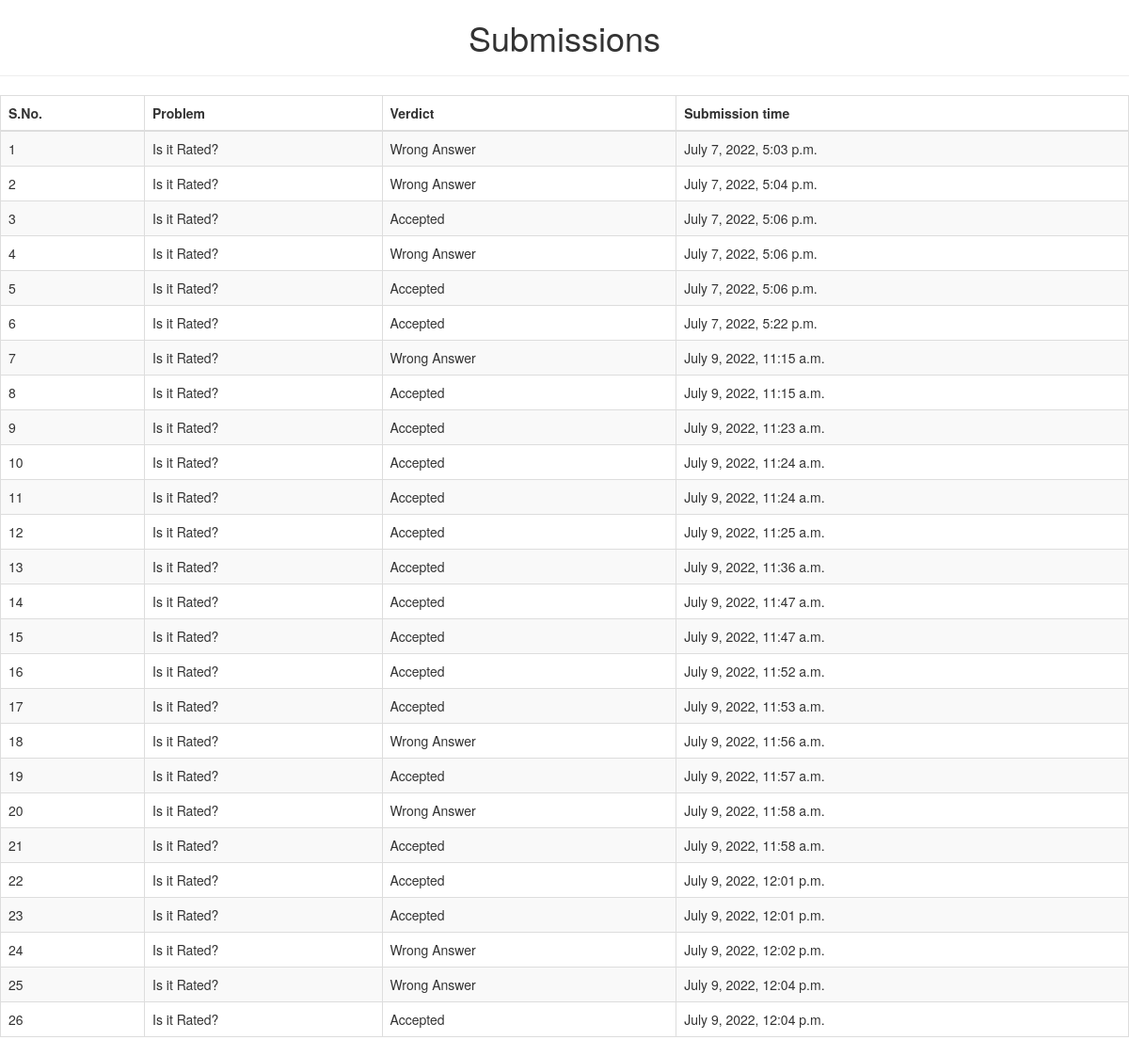
The app's page /oj/submissions, older data.
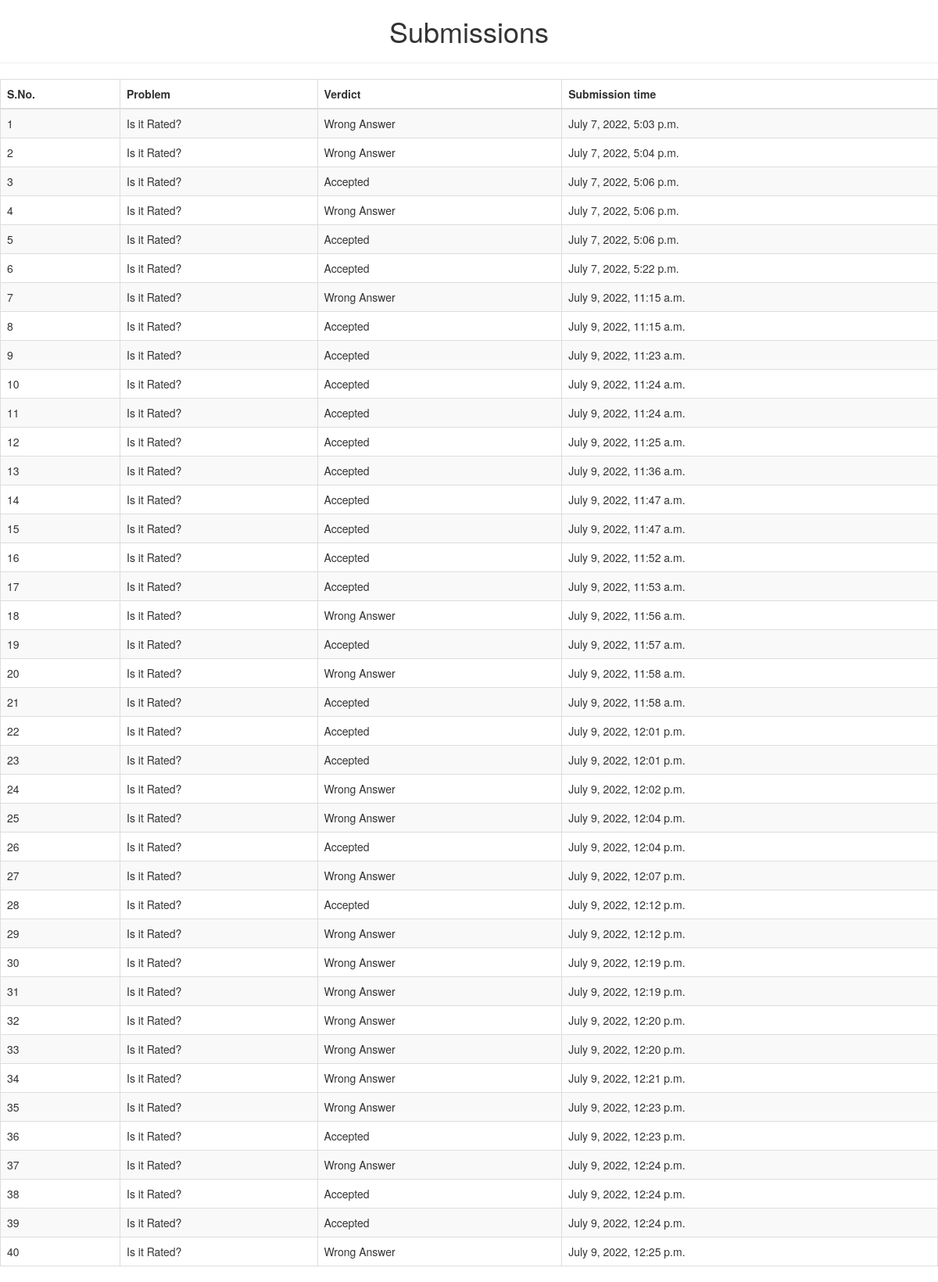
The same page, newer data.
### oj/models.py (models this page shows, shortened)
class Solutions(models.Model):
    problem = models.ForeignKey(Problems, on_delete=models.CASCADE)
    verdict = models.CharField(max_length=10)
    submitted_at = models.DateTimeField('attempt date')
    submitted_code = models.CharField(max_length=255)

class Problems(models.Model):
    statement = models.CharField(max_length=255)
    name = models.CharField(max_length=100)
    code = models.CharField(max_length=50)
    def __str__(self) -> str:
        return self.name

### oj/views.py (the view)
# urls.py: path('submissions', views.submissions, name="submissions"),
def submissions(request):
    submission = Solutions.objects.all()
    context = {'submission': submission}
    return render(request, 'oj/submissions.html', context)

### oj/templates/oj/submissions.html (shortened to what this page needs)
<!DOCTYPE html>
<html lang="en">
<head>
  <link rel="stylesheet" href="https://maxcdn.bootstrapcdn.com/bootstrap/3.4.1/css/bootstrap.min.css">
</head>
<body>
    <h1 align="center"> Submissions </h1>
    <hr></hr>
    {% if submission %}
        <table class="table table-striped table-bordered">
            <thead>
            <tr>
                <th scope="col">S.No.</th>
                <th scope="col">Problem</th>
                <th scope="col">Verdict</th>
                <th scope="col">Submission time</th>
            </tr>
            </thead>
            <tbody>
                {% for item in submission %}
                    <tr>
                        <td>{{forloop.counter}}</td>
                        <td>{{ item.problem }}</td>
                        <td>{{ item.verdict }}</td>
                        <td>{{ item.submitted_at }}</td>
                    </tr>
                {% endfor %}
            </tbody>
        </table>
    {% else %}
        <p>No submissions are done.</p>
    {% endif %}
</body>

Row changes from the older to the newer data that the page shows:
added Solutions: problem "Is it Rated?", verdict "Wrong Answer", submitted_at "July 9, 2022, 12:07 p.m."
added Solutions: problem "Is it Rated?", verdict "Accepted", submitted_at "July 9, 2022, 12:12 p.m."
added Solutions: problem "Is it Rated?", verdict "Wrong Answer", submitted_at "July 9, 2022, 12:12 p.m."
added Solutions: problem "Is it Rated?", verdict "Wrong Answer", submitted_at "July 9, 2022, 12:19 p.m."
added Solutions: problem "Is it Rated?", verdict "Wrong Answer", submitted_at "July 9, 2022, 12:19 p.m."
added Solutions: problem "Is it Rated?", verdict "Wrong Answer", submitted_at "July 9, 2022, 12:20 p.m."
added Solutions: problem "Is it Rated?", verdict "Wrong Answer", submitted_at "July 9, 2022, 12:20 p.m."
added Solutions: problem "Is it Rated?", verdict "Wrong Answer", submitted_at "July 9, 2022, 12:21 p.m."
added Solutions: problem "Is it Rated?", verdict "Wrong Answer", submitted_at "July 9, 2022, 12:23 p.m."
added Solutions: problem "Is it Rated?", verdict "Accepted", submitted_at "July 9, 2022, 12:23 p.m."
added Solutions: problem "Is it Rated?", verdict "Wrong Answer", submitted_at "July 9, 2022, 12:24 p.m."
added Solutions: problem "Is it Rated?", verdict "Accepted", submitted_at "July 9, 2022, 12:24 p.m."
added Solutions: problem "Is it Rated?", verdict "Accepted", submitted_at "July 9, 2022, 12:24 p.m."
added Solutions: problem "Is it Rated?", verdict "Wrong Answer", submitted_at "July 9, 2022, 12:25 p.m."
